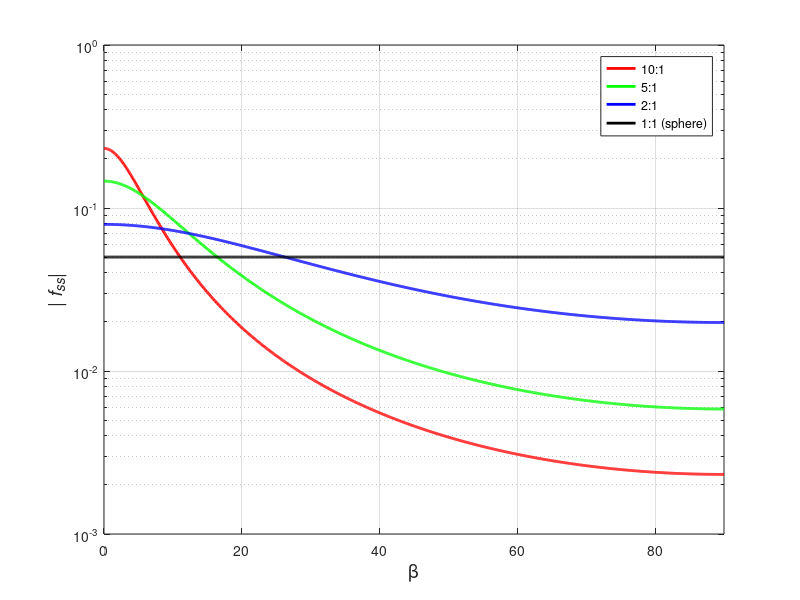

Here is the MATLAB script that generated this plot:
% This code is for the creation of Fig. 9(b) in the tutorial.
% The equation used in the code below is mathematically
% equivalent to eq.(30) in the paper, although they are different
% in form. 
% Written by BAIK, Kyungmin. 10/18/206

clear
ae=0.1; % radius of equal volume of sphere in m
Ep=0.1; % aspect ratio of spheroid

fes=ae/2; % backscattering amplitude for equal volume of sphere.
Gamma=linspace(0,90,1000)*pi/180;
Amps=0.5*ae*(Ep^(4/3))./((Ep*cos(Gamma)).^2+(sin(Gamma)).^2); % amplitude of spheroid
semilogy(Gamma*180/pi,Amps,'r','LineWidth',2)

hold on
Ep=0.2; % aspect ratio of spheroid
Amps=0.5*ae*(Ep^(4/3))./((Ep*cos(Gamma)).^2+(sin(Gamma)).^2); % amplitude of spheroid
semilogy(Gamma*180/pi,Amps,'g','LineWidth',2)

Ep=0.5; % aspect ratio of spheroid
Amps=0.5*ae*(Ep^(4/3))./((Ep*cos(Gamma)).^2+(sin(Gamma)).^2); % amplitude of spheroid
semilogy(Gamma*180/pi,Amps,'b','LineWidth',2)

Ep=1; % aspect ratio of spheroid
Amps=0.5*ae*(Ep^(4/3))./((Ep*cos(Gamma)).^2+(sin(Gamma)).^2); % amplitude of spheroid
semilogy(Gamma*180/pi,Amps,'k','LineWidth',2)

xlabel('\beta','FontSize',14)
ylabel('|{\it f_{ss}}|','FontSize',14)
grid on

axis([0 90 1e-3 1e0])
legend('10:1','5:1','2:1','1:1 (sphere)')